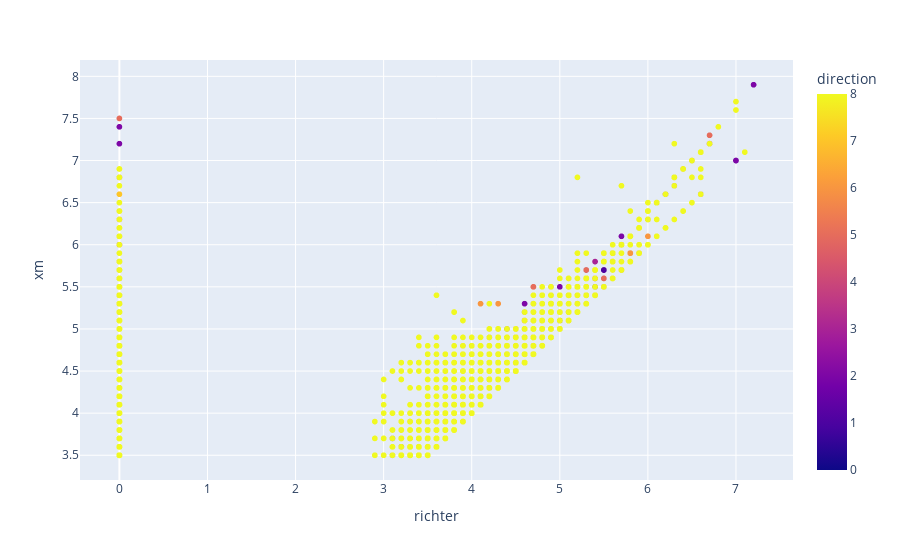

Source (notebook cell):
### Code cell
import plotly.express as px
px.scatter(df, x='richter',y='xm', color="direction")

### Figure 1 — Plotly figure (JSON) as saved in the notebook; plotly's stock layout.template omitted (floating-point values rounded to 4 significant figures; data arrays with more than 128 entries replaced by an {"elided": "..."} marker saying what was removed)
{"data": [{"hovertemplate": "richter=%{x}<br>xm=%{y}<br>direction=%{marker.color}<extra></extra>", "legendgroup": "", "marker": {"color": {"elided": "24007 int values"}, "coloraxis": "coloraxis", "symbol": "circle"}, "mode": "markers", "name": "", "showlegend": false, "type": "scattergl", "x": {"elided": "24007 float values"}, "xaxis": "x", "y": {"elided": "24007 float values"}, "yaxis": "y"}], "layout": {"coloraxis": {"colorbar": {"title": {"text": "direction"}}, "colorscale": [[0, "#0d0887"], [0.1111, "#46039f"], [0.2222, "#7201a8"], [0.3333, "#9c179e"], [0.4444, "#bd3786"], [0.5556, "#d8576b"], [0.6667, "#ed7953"], [0.7778, "#fb9f3a"], [0.8889, "#fdca26"], [1, "#f0f921"]]}, "legend": {"tracegroupgap": 0}, "margin": {"t": 60}, "xaxis": {"anchor": "y", "domain": [0, 1], "title": {"text": "richter"}}, "yaxis": {"anchor": "x", "domain": [0, 1], "title": {"text": "xm"}}}}
